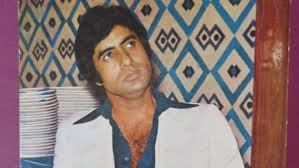
#> input picture assets/test_image.jpg, 299 x 168 px, found by its file name
$ python detect_eye_image.py
#> lines starting #> are read from the running program, lines starting #| are printed output that depends on the picture; after the words box and inside, x2 and y2 are one past the last pixel; in counts of white or black regions, pixels touching at a corner belong together
import cv2

# Load the cascade

face_cascade = cv2.CascadeClassifier('haarcascade/haarcascade_eye.xml')

# [6 lines of commented-out code are left out]
img = cv2.imread('assets/test_image.jpg')
#> img is the input picture: shape (168, 299, 3); mean B, G, R 118.7, 121.1, 140

# Convert RGB into grayscale
gray = cv2.cvtColor(img, cv2.COLOR_BGR2GRAY)
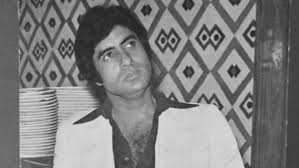
#> gray: shape (168, 299); min 23, max 232, mean 126.5

# Detect faces
# three arguments - grey scale image, scale factor, minimum neighbours
faces = face_cascade.detectMultiScale(gray, 1.1, 4)
#> faces = [[120, 31, 24, 24], [96, 44, 22, 22]]

# Draw rectangle around the faces
for (x, y, w, h) in faces:
    cv2.rectangle(img, (x, y), (x + w, y + h), (255, 0, 0), 2)  # (255,0,0) is color of rectangle, and 2 is thk of it.
#> this loop made 2 passes
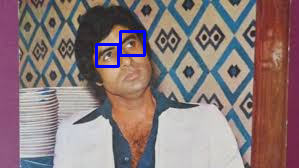
#> img: shape (168, 299, 3); 1.06% of pixels changed, all inside (x1, y1, x2, y2) = (95, 30, 146, 68)

# Display the output
cv2.imshow('img', img)
cv2.waitKey()

$ run again, with assets/modi.jpg copied over assets/test_image.jpg
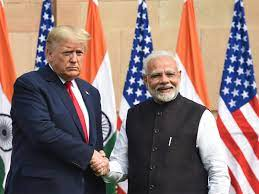
#> input picture assets/modi.jpg, 259 x 194 px, found by its file name
#> img is the input picture: shape (194, 259, 3); mean B, G, R 112.4, 116, 138.8
#> `gray = cv2.cvtColor(img, cv2.COLOR_BGR2GRAY)`:
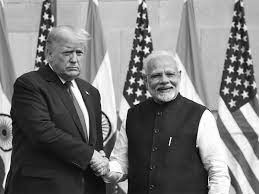
#> gray: shape (194, 259); min 0, max 255, mean 122.4
#> faces = ()
